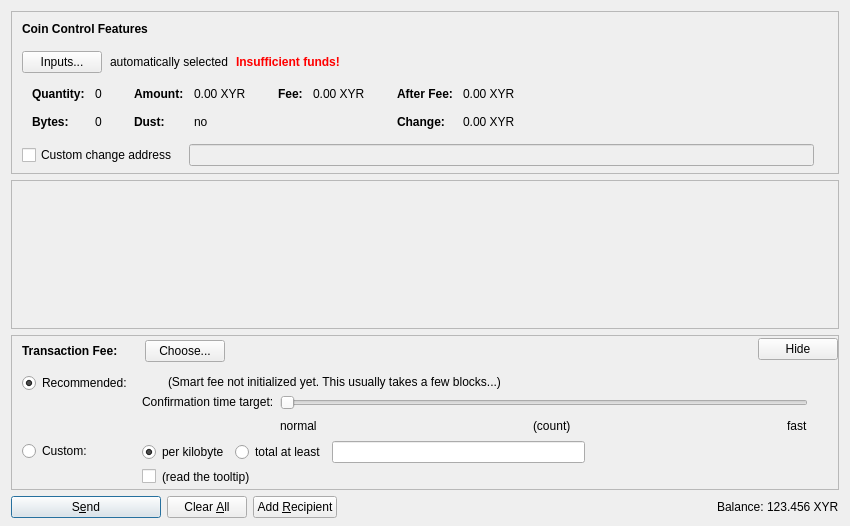
<?xml version="1.0" encoding="UTF-8"?>
<ui version="4.0">
 <class>SendCoinsDialog</class>
 <widget class="QDialog" name="SendCoinsDialog">
  <property name="geometry">
   <rect>
    <x>0</x>
    <y>0</y>
    <width>850</width>
    <height>526</height>
   </rect>
  </property>
  <property name="windowTitle">
   <string>Send Coins</string>
  </property>
  <layout class="QVBoxLayout" name="verticalLayout" stretch="0,1,0,0">
   <property name="bottomMargin">
    <number>8</number>
   </property>
   <item>
    <widget class="QFrame" name="frameCoinControl">
     <property name="sizePolicy">
      <sizepolicy hsizetype="Expanding" vsizetype="Expanding">
       <horstretch>0</horstretch>
       <verstretch>0</verstretch>
      </sizepolicy>
     </property>
     <property name="maximumSize">
      <size>
       <width>16777215</width>
       <height>16777215</height>
      </size>
     </property>
     <property name="frameShape">
      <enum>QFrame::StyledPanel</enum>
     </property>
     <property name="frameShadow">
      <enum>QFrame::Sunken</enum>
     </property>
     <layout class="QVBoxLayout" name="verticalLayoutCoinControl2">
      <property name="spacing">
       <number>0</number>
      </property>
      <property name="leftMargin">
       <number>0</number>
      </property>
      <property name="topMargin">
       <number>0</number>
      </property>
      <property name="rightMargin">
       <number>0</number>
      </property>
      <property name="bottomMargin">
       <number>6</number>
      </property>
      <item>
       <layout class="QVBoxLayout" name="verticalLayoutCoinControl" stretch="0,0,0,0,1">
        <property name="spacing">
         <number>0</number>
        </property>
        <property name="leftMargin">
         <number>10</number>
        </property>
        <property name="topMargin">
         <number>10</number>
        </property>
        <item>
         <layout class="QHBoxLayout" name="horizontalLayoutCoinControl1">
          <property name="bottomMargin">
           <number>15</number>
          </property>
          <item>
           <widget class="QLabel" name="labelCoinControlFeatures">
            <property name="sizePolicy">
             <sizepolicy hsizetype="Preferred" vsizetype="Maximum">
              <horstretch>0</horstretch>
              <verstretch>0</verstretch>
             </sizepolicy>
            </property>
            <property name="font">
             <font>
              <weight>75</weight>
              <bold>true</bold>
             </font>
            </property>
            <property name="styleSheet">
             <string notr="true">font-weight:bold;</string>
            </property>
            <property name="text">
             <string>Coin Control Features</string>
            </property>
           </widget>
          </item>
         </layout>
        </item>
        <item>
         <layout class="QHBoxLayout" name="horizontalLayoutCoinControl2" stretch="0,0,0,0">
          <property name="spacing">
           <number>8</number>
          </property>
          <property name="bottomMargin">
           <number>10</number>
          </property>
          <item>
           <widget class="QPushButton" name="pushButtonCoinControl">
            <property name="styleSheet">
             <string notr="true"/>
            </property>
            <property name="text">
             <string>Inputs...</string>
            </property>
            <property name="autoDefault">
             <bool>false</bool>
            </property>
           </widget>
          </item>
          <item>
           <widget class="QLabel" name="labelCoinControlAutomaticallySelected">
            <property name="text">
             <string>automatically selected</string>
            </property>
            <property name="margin">
             <number>5</number>
            </property>
           </widget>
          </item>
          <item>
           <widget class="QLabel" name="labelCoinControlInsuffFunds">
            <property name="font">
             <font>
              <weight>75</weight>
              <bold>true</bold>
             </font>
            </property>
            <property name="styleSheet">
             <string notr="true">color:red;font-weight:bold;</string>
            </property>
            <property name="text">
             <string>Insufficient funds!</string>
            </property>
            <property name="margin">
             <number>5</number>
            </property>
           </widget>
          </item>
          <item>
           <spacer name="horizontalSpacerCoinControl">
            <property name="orientation">
             <enum>Qt::Horizontal</enum>
            </property>
            <property name="sizeHint" stdset="0">
             <size>
              <width>40</width>
              <height>1</height>
             </size>
            </property>
           </spacer>
          </item>
         </layout>
        </item>
        <item>
         <widget class="QWidget" name="widgetCoinControl" native="true">
          <property name="sizePolicy">
           <sizepolicy hsizetype="Preferred" vsizetype="Preferred">
            <horstretch>0</horstretch>
            <verstretch>0</verstretch>
           </sizepolicy>
          </property>
          <property name="minimumSize">
           <size>
            <width>0</width>
            <height>0</height>
           </size>
          </property>
          <property name="styleSheet">
           <string notr="true"/>
          </property>
          <layout class="QHBoxLayout" name="horizontalLayoutCoinControl5">
           <property name="leftMargin">
            <number>0</number>
           </property>
           <property name="topMargin">
            <number>0</number>
           </property>
           <property name="rightMargin">
            <number>0</number>
           </property>
           <property name="bottomMargin">
            <number>0</number>
           </property>
           <item>
            <layout class="QHBoxLayout" name="horizontalLayoutCoinControl3" stretch="0,0,0,1">
             <property name="spacing">
              <number>20</number>
             </property>
             <property name="topMargin">
              <number>0</number>
             </property>
             <property name="bottomMargin">
              <number>10</number>
             </property>
             <item>
              <layout class="QFormLayout" name="formLayoutCoinControl1">
               <property name="horizontalSpacing">
                <number>10</number>
               </property>
               <property name="verticalSpacing">
                <number>14</number>
               </property>
               <property name="leftMargin">
                <number>10</number>
               </property>
               <property name="topMargin">
                <number>4</number>
               </property>
               <property name="rightMargin">
                <number>6</number>
               </property>
               <item row="0" column="0">
                <widget class="QLabel" name="labelCoinControlQuantityText">
                 <property name="font">
                  <font>
                   <weight>75</weight>
                   <bold>true</bold>
                  </font>
                 </property>
                 <property name="text">
                  <string>Quantity:</string>
                 </property>
                 <property name="margin">
                  <number>0</number>
                 </property>
                </widget>
               </item>
               <item row="0" column="1">
                <widget class="QLabel" name="labelCoinControlQuantity">
                 <property name="cursor">
                  <cursorShape>IBeamCursor</cursorShape>
                 </property>
                 <property name="contextMenuPolicy">
                  <enum>Qt::ActionsContextMenu</enum>
                 </property>
                 <property name="text">
                  <string notr="true">0</string>
                 </property>
                 <property name="margin">
                  <number>0</number>
                 </property>
                 <property name="textInteractionFlags">
                  <set>Qt::LinksAccessibleByMouse|Qt::TextSelectableByKeyboard|Qt::TextSelectableByMouse</set>
                 </property>
                </widget>
               </item>
               <item row="1" column="0">
                <widget class="QLabel" name="labelCoinControlBytesText">
                 <property name="font">
                  <font>
                   <weight>75</weight>
                   <bold>true</bold>
                  </font>
                 </property>
                 <property name="text">
                  <string>Bytes:</string>
                 </property>
                </widget>
               </item>
               <item row="1" column="1">
                <widget class="QLabel" name="labelCoinControlBytes">
                 <property name="cursor">
                  <cursorShape>IBeamCursor</cursorShape>
                 </property>
                 <property name="contextMenuPolicy">
                  <enum>Qt::ActionsContextMenu</enum>
                 </property>
                 <property name="text">
                  <string notr="true">0</string>
                 </property>
                 <property name="textInteractionFlags">
                  <set>Qt::LinksAccessibleByMouse|Qt::TextSelectableByKeyboard|Qt::TextSelectableByMouse</set>
                 </property>
                </widget>
               </item>
              </layout>
             </item>
             <item>
              <layout class="QFormLayout" name="formLayoutCoinControl2">
               <property name="horizontalSpacing">
                <number>10</number>
               </property>
               <property name="verticalSpacing">
                <number>14</number>
               </property>
               <property name="leftMargin">
                <number>6</number>
               </property>
               <property name="topMargin">
                <number>4</number>
               </property>
               <property name="rightMargin">
                <number>6</number>
               </property>
               <item row="0" column="0">
                <widget class="QLabel" name="labelCoinControlAmountText">
                 <property name="font">
                  <font>
                   <weight>75</weight>
                   <bold>true</bold>
                  </font>
                 </property>
                 <property name="text">
                  <string>Amount:</string>
                 </property>
                 <property name="margin">
                  <number>0</number>
                 </property>
                </widget>
               </item>
               <item row="0" column="1">
                <widget class="QLabel" name="labelCoinControlAmount">
                 <property name="cursor">
                  <cursorShape>IBeamCursor</cursorShape>
                 </property>
                 <property name="contextMenuPolicy">
                  <enum>Qt::ActionsContextMenu</enum>
                 </property>
                 <property name="text">
                  <string notr="true">0.00 XYR</string>
                 </property>
                 <property name="textInteractionFlags">
                  <set>Qt::LinksAccessibleByMouse|Qt::TextSelectableByKeyboard|Qt::TextSelectableByMouse</set>
                 </property>
                </widget>
               </item>
               <item row="1" column="0">
                <widget class="QLabel" name="labelCoinControlLowOutputText">
                 <property name="font">
                  <font>
                   <weight>75</weight>
                   <bold>true</bold>
                  </font>
                 </property>
                 <property name="text">
                  <string>Dust:</string>
                 </property>
                </widget>
               </item>
               <item row="1" column="1">
                <widget class="QLabel" name="labelCoinControlLowOutput">
                 <property name="cursor">
                  <cursorShape>IBeamCursor</cursorShape>
                 </property>
                 <property name="contextMenuPolicy">
                  <enum>Qt::ActionsContextMenu</enum>
                 </property>
                 <property name="text">
                  <string notr="true">no</string>
                 </property>
                 <property name="textInteractionFlags">
                  <set>Qt::LinksAccessibleByMouse|Qt::TextSelectableByKeyboard|Qt::TextSelectableByMouse</set>
                 </property>
                </widget>
               </item>
              </layout>
             </item>
             <item>
              <layout class="QFormLayout" name="formLayoutCoinControl3">
               <property name="horizontalSpacing">
                <number>10</number>
               </property>
               <property name="verticalSpacing">
                <number>14</number>
               </property>
               <property name="leftMargin">
                <number>6</number>
               </property>
               <property name="topMargin">
                <number>4</number>
               </property>
               <property name="rightMargin">
                <number>6</number>
               </property>
               <item row="0" column="0">
                <widget class="QLabel" name="labelCoinControlFeeText">
                 <property name="font">
                  <font>
                   <weight>75</weight>
                   <bold>true</bold>
                  </font>
                 </property>
                 <property name="text">
                  <string>Fee:</string>
                 </property>
                 <property name="margin">
                  <number>0</number>
                 </property>
                </widget>
               </item>
               <item row="0" column="1">
                <widget class="QLabel" name="labelCoinControlFee">
                 <property name="cursor">
                  <cursorShape>IBeamCursor</cursorShape>
                 </property>
                 <property name="contextMenuPolicy">
                  <enum>Qt::ActionsContextMenu</enum>
                 </property>
                 <property name="text">
                  <string notr="true">0.00 XYR</string>
                 </property>
                 <property name="textInteractionFlags">
                  <set>Qt::LinksAccessibleByMouse|Qt::TextSelectableByKeyboard|Qt::TextSelectableByMouse</set>
                 </property>
                </widget>
               </item>
              </layout>
             </item>
             <item>
              <layout class="QFormLayout" name="formLayoutCoinControl4">
               <property name="horizontalSpacing">
                <number>10</number>
               </property>
               <property name="verticalSpacing">
                <number>14</number>
               </property>
               <property name="leftMargin">
                <number>6</number>
               </property>
               <property name="topMargin">
                <number>4</number>
               </property>
               <property name="rightMargin">
                <number>6</number>
               </property>
               <item row="0" column="0">
                <widget class="QLabel" name="labelCoinControlAfterFeeText">
                 <property name="font">
                  <font>
                   <weight>75</weight>
                   <bold>true</bold>
                  </font>
                 </property>
                 <property name="text">
                  <string>After Fee:</string>
                 </property>
                 <property name="margin">
                  <number>0</number>
                 </property>
                </widget>
               </item>
               <item row="0" column="1">
                <widget class="QLabel" name="labelCoinControlAfterFee">
                 <property name="cursor">
                  <cursorShape>IBeamCursor</cursorShape>
                 </property>
                 <property name="contextMenuPolicy">
                  <enum>Qt::ActionsContextMenu</enum>
                 </property>
                 <property name="text">
                  <string notr="true">0.00 XYR</string>
                 </property>
                 <property name="textInteractionFlags">
                  <set>Qt::LinksAccessibleByMouse|Qt::TextSelectableByKeyboard|Qt::TextSelectableByMouse</set>
                 </property>
                </widget>
               </item>
               <item row="1" column="0">
                <widget class="QLabel" name="labelCoinControlChangeText">
                 <property name="font">
                  <font>
                   <weight>75</weight>
                   <bold>true</bold>
                  </font>
                 </property>
                 <property name="text">
                  <string>Change:</string>
                 </property>
                </widget>
               </item>
               <item row="1" column="1">
                <widget class="QLabel" name="labelCoinControlChange">
                 <property name="cursor">
                  <cursorShape>IBeamCursor</cursorShape>
                 </property>
                 <property name="contextMenuPolicy">
                  <enum>Qt::ActionsContextMenu</enum>
                 </property>
                 <property name="text">
                  <string notr="true">0.00 XYR</string>
                 </property>
                 <property name="textInteractionFlags">
                  <set>Qt::LinksAccessibleByMouse|Qt::TextSelectableByKeyboard|Qt::TextSelectableByMouse</set>
                 </property>
                </widget>
               </item>
              </layout>
             </item>
            </layout>
           </item>
          </layout>
         </widget>
        </item>
        <item>
         <layout class="QHBoxLayout" name="horizontalLayoutCoinControl4" stretch="0,0,0">
          <property name="spacing">
           <number>12</number>
          </property>
          <property name="sizeConstraint">
           <enum>QLayout::SetDefaultConstraint</enum>
          </property>
          <property name="topMargin">
           <number>5</number>
          </property>
          <property name="rightMargin">
           <number>5</number>
          </property>
          <item>
           <widget class="QCheckBox" name="checkBoxCoinControlChange">
            <property name="toolTip">
             <string>If this is activated, but the change address is empty or invalid, change will be sent to a newly generated address.</string>
            </property>
            <property name="text">
             <string>Custom change address</string>
            </property>
           </widget>
          </item>
          <item>
           <widget class="QValidatedLineEdit" name="lineEditCoinControlChange">
            <property name="enabled">
             <bool>false</bool>
            </property>
            <property name="sizePolicy">
             <sizepolicy hsizetype="Expanding" vsizetype="Fixed">
              <horstretch>0</horstretch>
              <verstretch>0</verstretch>
             </sizepolicy>
            </property>
           </widget>
          </item>
          <item>
           <widget class="QLabel" name="labelCoinControlChangeLabel">
            <property name="sizePolicy">
             <sizepolicy hsizetype="Preferred" vsizetype="Expanding">
              <horstretch>0</horstretch>
              <verstretch>0</verstretch>
             </sizepolicy>
            </property>
            <property name="minimumSize">
             <size>
              <width>0</width>
              <height>0</height>
             </size>
            </property>
            <property name="text">
             <string/>
            </property>
            <property name="margin">
             <number>3</number>
            </property>
           </widget>
          </item>
         </layout>
        </item>
        <item>
         <spacer name="verticalSpacerCoinControl">
          <property name="orientation">
           <enum>Qt::Vertical</enum>
          </property>
          <property name="sizeHint" stdset="0">
           <size>
            <width>800</width>
            <height>1</height>
           </size>
          </property>
         </spacer>
        </item>
       </layout>
      </item>
     </layout>
    </widget>
   </item>
   <item>
    <widget class="QScrollArea" name="scrollArea">
     <property name="widgetResizable">
      <bool>true</bool>
     </property>
     <widget class="QWidget" name="scrollAreaWidgetContents">
      <property name="geometry">
       <rect>
        <x>0</x>
        <y>0</y>
        <width>830</width>
        <height>104</height>
       </rect>
      </property>
      <layout class="QVBoxLayout" name="verticalLayout_2" stretch="0,1">
       <property name="leftMargin">
        <number>0</number>
       </property>
       <property name="topMargin">
        <number>0</number>
       </property>
       <property name="rightMargin">
        <number>0</number>
       </property>
       <property name="bottomMargin">
        <number>0</number>
       </property>
       <item>
        <layout class="QVBoxLayout" name="entries">
         <property name="spacing">
          <number>6</number>
         </property>
        </layout>
       </item>
       <item>
        <spacer name="verticalSpacer">
         <property name="orientation">
          <enum>Qt::Vertical</enum>
         </property>
         <property name="sizeHint" stdset="0">
          <size>
           <width>20</width>
           <height>40</height>
          </size>
         </property>
        </spacer>
       </item>
      </layout>
     </widget>
    </widget>
   </item>
   <item>
    <widget class="QFrame" name="frameFee">
     <property name="sizePolicy">
      <sizepolicy hsizetype="Expanding" vsizetype="Expanding">
       <horstretch>0</horstretch>
       <verstretch>0</verstretch>
      </sizepolicy>
     </property>
     <property name="maximumSize">
      <size>
       <width>16777215</width>
       <height>16777215</height>
      </size>
     </property>
     <property name="frameShape">
      <enum>QFrame::StyledPanel</enum>
     </property>
     <property name="frameShadow">
      <enum>QFrame::Sunken</enum>
     </property>
     <layout class="QVBoxLayout" name="verticalLayoutFee1">
      <property name="spacing">
       <number>0</number>
      </property>
      <property name="leftMargin">
       <number>0</number>
      </property>
      <property name="topMargin">
       <number>0</number>
      </property>
      <property name="rightMargin">
       <number>0</number>
      </property>
      <property name="bottomMargin">
       <number>0</number>
      </property>
      <item>
       <layout class="QVBoxLayout" name="verticalLayoutFee2" stretch="0,0,0">
        <property name="spacing">
         <number>0</number>
        </property>
        <property name="leftMargin">
         <number>10</number>
        </property>
        <property name="topMargin">
         <number>0</number>
        </property>
        <item>
         <layout class="QHBoxLayout" name="horizontalLayoutFee1">
          <property name="bottomMargin">
           <number>0</number>
          </property>
          <item>
           <layout class="QVBoxLayout" name="verticalLayoutFee7">
            <property name="spacing">
             <number>0</number>
            </property>
            <item>
             <spacer name="verticalSpacerSmartFee">
              <property name="orientation">
               <enum>Qt::Vertical</enum>
              </property>
              <property name="sizeType">
               <enum>QSizePolicy::Fixed</enum>
              </property>
              <property name="sizeHint" stdset="0">
               <size>
                <width>1</width>
                <height>4</height>
               </size>
              </property>
             </spacer>
            </item>
            <item>
             <layout class="QHBoxLayout" name="horizontalLayoutSmartFee">
              <property name="spacing">
               <number>10</number>
              </property>
              <item>
               <widget class="QLabel" name="labelFeeHeadline">
                <property name="sizePolicy">
                 <sizepolicy hsizetype="Preferred" vsizetype="Maximum">
                  <horstretch>0</horstretch>
                  <verstretch>0</verstretch>
                 </sizepolicy>
                </property>
                <property name="font">
                 <font>
                  <weight>75</weight>
                  <bold>true</bold>
                 </font>
                </property>
                <property name="styleSheet">
                 <string notr="true">font-weight:bold;</string>
                </property>
                <property name="text">
                 <string>Transaction Fee:</string>
                </property>
               </widget>
              </item>
              <item>
               <widget class="QLabel" name="labelFeeMinimized">
                <property name="text">
                 <string/>
                </property>
               </widget>
              </item>
              <item>
               <widget class="QPushButton" name="buttonChooseFee">
                <property name="text">
                 <string>Choose...</string>
                </property>
               </widget>
              </item>
             </layout>
            </item>
            <item>
             <spacer name="verticalSpacer_5">
              <property name="orientation">
               <enum>Qt::Vertical</enum>
              </property>
              <property name="sizeHint" stdset="0">
               <size>
                <width>1</width>
                <height>1</height>
               </size>
              </property>
             </spacer>
            </item>
           </layout>
          </item>
          <item>
           <spacer name="horizontalSpacer_4">
            <property name="orientation">
             <enum>Qt::Horizontal</enum>
            </property>
            <property name="sizeHint" stdset="0">
             <size>
              <width>40</width>
              <height>20</height>
             </size>
            </property>
           </spacer>
          </item>
          <item>
           <widget class="QPushButton" name="buttonMinimizeFee">
            <property name="toolTip">
             <string>collapse fee-settings</string>
            </property>
            <property name="text">
             <string>Hide</string>
            </property>
           </widget>
          </item>
         </layout>
        </item>
        <item>
         <widget class="QFrame" name="frameFeeSelection">
          <layout class="QVBoxLayout" name="verticalLayoutFee12">
           <property name="spacing">
            <number>0</number>
           </property>
           <property name="leftMargin">
            <number>0</number>
           </property>
           <property name="topMargin">
            <number>0</number>
           </property>
           <property name="rightMargin">
            <number>0</number>
           </property>
           <property name="bottomMargin">
            <number>0</number>
           </property>
           <item>
            <layout class="QGridLayout" name="gridLayoutFee">
             <property name="topMargin">
              <number>10</number>
             </property>
             <property name="bottomMargin">
              <number>4</number>
             </property>
             <property name="horizontalSpacing">
              <number>10</number>
             </property>
             <property name="verticalSpacing">
              <number>4</number>
             </property>
             <item row="1" column="1">
              <layout class="QVBoxLayout" name="verticalLayoutFee8">
               <property name="spacing">
                <number>6</number>
               </property>
               <item>
                <layout class="QHBoxLayout" name="horizontalLayoutFee13">
                 <item>
                  <widget class="QRadioButton" name="radioCustomPerKilobyte">
                   <property name="toolTip">
                    <string>If the custom fee is set to 1000 satoshis and the transaction is only 250 bytes, then &quot;per kilobyte&quot; only pays 250 satoshis in fee, while &quot;total at least&quot; pays 1000 satoshis. For transactions bigger than a kilobyte both pay by kilobyte.</string>
                   </property>
                   <property name="text">
                    <string>per kilobyte</string>
                   </property>
                   <property name="checked">
                    <bool>true</bool>
                   </property>
                   <attribute name="buttonGroup">
                    <string notr="true">groupCustomFee</string>
                   </attribute>
                  </widget>
                 </item>
                 <item>
                  <widget class="QRadioButton" name="radioCustomAtLeast">
                   <property name="toolTip">
                    <string>If the custom fee is set to 1000 satoshis and the transaction is only 250 bytes, then &quot;per kilobyte&quot; only pays 250 satoshis in fee, while &quot;total at least&quot; pays 1000 satoshis. For transactions bigger than a kilobyte both pay by kilobyte.</string>
                   </property>
                   <property name="text">
                    <string>total at least</string>
                   </property>
                   <attribute name="buttonGroup">
                    <string notr="true">groupCustomFee</string>
                   </attribute>
                  </widget>
                 </item>
                 <item>
                  <widget class="BitcoinAmountField" name="customFee"/>
                 </item>
                 <item>
                  <spacer name="horizontalSpacer_6">
                   <property name="orientation">
                    <enum>Qt::Horizontal</enum>
                   </property>
                   <property name="sizeHint" stdset="0">
                    <size>
                     <width>1</width>
                     <height>1</height>
                    </size>
                   </property>
                  </spacer>
                 </item>
                </layout>
               </item>
               <item>
                <layout class="QHBoxLayout" name="horizontalLayoutFee8">
                 <item>
                  <widget class="QCheckBox" name="checkBoxMinimumFee">
                   <property name="toolTip">
                    <string>Paying only the minimum fee is just fine as long as there is less transaction volume than space in the blocks. But be aware that this can end up in a never confirming transaction once there is more demand for xeyra transactions than the network can process.</string>
                   </property>
                   <property name="text">
                    <string/>
                   </property>
                  </widget>
                 </item>
                 <item>
                  <widget class="QLabel" name="labelMinFeeWarning">
                   <property name="enabled">
                    <bool>true</bool>
                   </property>
                   <property name="toolTip">
                    <string>Paying only the minimum fee is just fine as long as there is less transaction volume than space in the blocks. But be aware that this can end up in a never confirming transaction once there is more demand for xeyra transactions than the network can process.</string>
                   </property>
                   <property name="text">
                    <string>(read the tooltip)</string>
                   </property>
                   <property name="margin">
                    <number>5</number>
                   </property>
                  </widget>
                 </item>
                 <item>
                  <spacer name="horizontalSpacer_2">
                   <property name="orientation">
                    <enum>Qt::Horizontal</enum>
                   </property>
                   <property name="sizeHint" stdset="0">
                    <size>
                     <width>1</width>
                     <height>1</height>
                    </size>
                   </property>
                  </spacer>
                 </item>
                </layout>
               </item>
              </layout>
             </item>
             <item row="0" column="0">
              <layout class="QVBoxLayout" name="verticalLayoutFee4" stretch="0,1">
               <item>
                <widget class="QRadioButton" name="radioSmartFee">
                 <property name="text">
                  <string>Recommended:</string>
                 </property>
                 <property name="checked">
                  <bool>true</bool>
                 </property>
                 <attribute name="buttonGroup">
                  <string notr="true">groupFee</string>
                 </attribute>
                </widget>
               </item>
               <item>
                <spacer name="verticalSpacer_2">
                 <property name="orientation">
                  <enum>Qt::Vertical</enum>
                 </property>
                 <property name="sizeHint" stdset="0">
                  <size>
                   <width>1</width>
                   <height>1</height>
                  </size>
                 </property>
                </spacer>
               </item>
              </layout>
             </item>
             <item row="1" column="0">
              <layout class="QVBoxLayout" name="verticalLayoutFee9" stretch="0,1">
               <item>
                <widget class="QRadioButton" name="radioCustomFee">
                 <property name="text">
                  <string>Custom:</string>
                 </property>
                 <attribute name="buttonGroup">
                  <string notr="true">groupFee</string>
                 </attribute>
                </widget>
               </item>
               <item>
                <spacer name="verticalSpacer_6">
                 <property name="orientation">
                  <enum>Qt::Vertical</enum>
                 </property>
                 <property name="sizeHint" stdset="0">
                  <size>
                   <width>1</width>
                   <height>1</height>
                  </size>
                 </property>
                </spacer>
               </item>
              </layout>
             </item>
             <item row="0" column="1">
              <layout class="QVBoxLayout" name="verticalLayoutFee3" stretch="0,0,1">
               <property name="spacing">
                <number>6</number>
               </property>
               <property name="topMargin">
                <number>2</number>
               </property>
               <item>
                <layout class="QHBoxLayout" name="horizontalLayoutFee12">
                 <item>
                  <widget class="QLabel" name="labelSmartFee">
                   <property name="text">
                    <string/>
                   </property>
                   <property name="margin">
                    <number>2</number>
                   </property>
                  </widget>
                 </item>
                 <item>
                  <widget class="QLabel" name="labelFeeEstimation">
                   <property name="text">
                    <string/>
                   </property>
                  </widget>
                 </item>
                 <item>
                  <widget class="QLabel" name="labelSmartFee2">
                   <property name="text">
                    <string>(Smart fee not initialized yet. This usually takes a few blocks...)</string>
                   </property>
                   <property name="margin">
                    <number>2</number>
                   </property>
                  </widget>
                 </item>
                 <item>
                  <spacer name="horizontalSpacer_5">
                   <property name="orientation">
                    <enum>Qt::Horizontal</enum>
                   </property>
                   <property name="sizeHint" stdset="0">
                    <size>
                     <width>1</width>
                     <height>1</height>
                    </size>
                   </property>
                  </spacer>
                 </item>
                </layout>
               </item>
               <item>
                <layout class="QHBoxLayout" name="horizontalLayoutFee9">
                 <item>
                  <layout class="QVBoxLayout" name="verticalLayoutFee6">
                   <item>
                    <widget class="QLabel" name="labelSmartFee3">
                     <property name="text">
                      <string>Confirmation time target:</string>
                     </property>
                     <property name="margin">
                      <number>2</number>
                     </property>
                    </widget>
                   </item>
                   <item>
                    <spacer name="verticalSpacer_3">
                     <property name="orientation">
                      <enum>Qt::Vertical</enum>
                     </property>
                     <property name="sizeHint" stdset="0">
                      <size>
                       <width>1</width>
                       <height>1</height>
                      </size>
                     </property>
                    </spacer>
                   </item>
                  </layout>
                 </item>
                 <item>
                  <layout class="QVBoxLayout" name="verticalLayoutFee5">
                   <property name="rightMargin">
                    <number>30</number>
                   </property>
                   <item>
                    <widget class="QSlider" name="sliderSmartFee">
                     <property name="minimum">
                      <number>0</number>
                     </property>
                     <property name="maximum">
                      <number>23</number>
                     </property>
                     <property name="pageStep">
                      <number>1</number>
                     </property>
                     <property name="value">
                      <number>0</number>
                     </property>
                     <property name="orientation">
                      <enum>Qt::Horizontal</enum>
                     </property>
                     <property name="invertedAppearance">
                      <bool>false</bool>
                     </property>
                     <property name="invertedControls">
                      <bool>false</bool>
                     </property>
                     <property name="tickPosition">
                      <enum>QSlider::NoTicks</enum>
                     </property>
                    </widget>
                   </item>
                   <item>
                    <layout class="QHBoxLayout" name="horizontalLayoutFee10">
                     <item>
                      <widget class="QLabel" name="labelSmartFeeNormal">
                       <property name="text">
                        <string>normal</string>
                       </property>
                      </widget>
                     </item>
                     <item>
                      <spacer name="horizontalSpacer_7">
                       <property name="orientation">
                        <enum>Qt::Horizontal</enum>
                       </property>
                       <property name="sizeHint" stdset="0">
                        <size>
                         <width>40</width>
                         <height>20</height>
                        </size>
                       </property>
                      </spacer>
                     </item>
                     <item>
                      <widget class="QLabel" name="confirmationTargetLabel">
                       <property name="text">
                        <string notr="true">(count)</string>
                       </property>
                      </widget>
                     </item>
                     <item>
                      <spacer name="horizontalSpacer_3">
                       <property name="orientation">
                        <enum>Qt::Horizontal</enum>
                       </property>
                       <property name="sizeHint" stdset="0">
                        <size>
                         <width>40</width>
                         <height>20</height>
                        </size>
                       </property>
                      </spacer>
                     </item>
                     <item>
                      <widget class="QLabel" name="labelSmartFeeFast">
                       <property name="text">
                        <string>fast</string>
                       </property>
                      </widget>
                     </item>
                    </layout>
                   </item>
                  </layout>
                 </item>
                </layout>
               </item>
               <item>
                <spacer name="verticalSpacer_4">
                 <property name="orientation">
                  <enum>Qt::Vertical</enum>
                 </property>
                 <property name="sizeHint" stdset="0">
                  <size>
                   <width>1</width>
                   <height>1</height>
                  </size>
                 </property>
                </spacer>
               </item>
              </layout>
             </item>
            </layout>
           </item>
          </layout>
         </widget>
        </item>
        <item>
         <spacer name="verticalSpacerFee">
          <property name="orientation">
           <enum>Qt::Vertical</enum>
          </property>
          <property name="sizeHint" stdset="0">
           <size>
            <width>800</width>
            <height>1</height>
           </size>
          </property>
         </spacer>
        </item>
       </layout>
      </item>
     </layout>
    </widget>
   </item>
   <item>
    <layout class="QHBoxLayout" name="horizontalLayout">
     <item>
      <widget class="QPushButton" name="sendButton">
       <property name="minimumSize">
        <size>
         <width>150</width>
         <height>0</height>
        </size>
       </property>
       <property name="toolTip">
        <string>Confirm the send action</string>
       </property>
       <property name="text">
        <string>S&amp;end</string>
       </property>
       <property name="icon">
        <iconset resource="../bitcoin.qrc">
         <normaloff>:/icons/send</normaloff>:/icons/send</iconset>
       </property>
       <property name="autoDefault">
        <bool>false</bool>
       </property>
       <property name="default">
        <bool>true</bool>
       </property>
      </widget>
     </item>
     <item>
      <widget class="QPushButton" name="clearButton">
       <property name="sizePolicy">
        <sizepolicy hsizetype="Minimum" vsizetype="Fixed">
         <horstretch>0</horstretch>
         <verstretch>0</verstretch>
        </sizepolicy>
       </property>
       <property name="toolTip">
        <string>Clear all fields of the form.</string>
       </property>
       <property name="text">
        <string>Clear &amp;All</string>
       </property>
       <property name="icon">
        <iconset resource="../bitcoin.qrc">
         <normaloff>:/icons/remove</normaloff>:/icons/remove</iconset>
       </property>
       <property name="autoDefault">
        <bool>false</bool>
       </property>
      </widget>
     </item>
     <item>
      <widget class="QPushButton" name="addButton">
       <property name="toolTip">
        <string>Send to multiple recipients at once</string>
       </property>
       <property name="text">
        <string>Add &amp;Recipient</string>
       </property>
       <property name="icon">
        <iconset resource="../bitcoin.qrc">
         <normaloff>:/icons/add</normaloff>:/icons/add</iconset>
       </property>
       <property name="autoDefault">
        <bool>false</bool>
       </property>
      </widget>
     </item>
     <item>
      <spacer name="horizontalSpacer">
       <property name="orientation">
        <enum>Qt::Horizontal</enum>
       </property>
       <property name="sizeHint" stdset="0">
        <size>
         <width>40</width>
         <height>20</height>
        </size>
       </property>
      </spacer>
     </item>
     <item>
      <layout class="QHBoxLayout" name="horizontalLayout_2">
       <property name="spacing">
        <number>3</number>
       </property>
       <item>
        <widget class="QLabel" name="label">
         <property name="sizePolicy">
          <sizepolicy hsizetype="Preferred" vsizetype="Fixed">
           <horstretch>0</horstretch>
           <verstretch>0</verstretch>
          </sizepolicy>
         </property>
         <property name="text">
          <string>Balance:</string>
         </property>
        </widget>
       </item>
       <item>
        <widget class="QLabel" name="labelBalance">
         <property name="sizePolicy">
          <sizepolicy hsizetype="Preferred" vsizetype="Fixed">
           <horstretch>0</horstretch>
           <verstretch>0</verstretch>
          </sizepolicy>
         </property>
         <property name="cursor">
          <cursorShape>IBeamCursor</cursorShape>
         </property>
         <property name="text">
          <string notr="true">123.456 XYR</string>
         </property>
         <property name="textInteractionFlags">
          <set>Qt::LinksAccessibleByMouse|Qt::TextSelectableByKeyboard|Qt::TextSelectableByMouse</set>
         </property>
        </widget>
       </item>
      </layout>
     </item>
    </layout>
   </item>
  </layout>
 </widget>
 <customwidgets>
  <customwidget>
   <class>QValidatedLineEdit</class>
   <extends>QLineEdit</extends>
   <header>qvalidatedlineedit.h</header>
  </customwidget>
  <customwidget>
   <class>BitcoinAmountField</class>
   <extends>QLineEdit</extends>
   <header>bitcoinamountfield.h</header>
   <container>1</container>
  </customwidget>
 </customwidgets>
 <resources>
  <include location="../bitcoin.qrc"/>
 </resources>
 <connections/>
 <buttongroups>
  <buttongroup name="groupFee"/>
  <buttongroup name="groupCustomFee"/>
 </buttongroups>
</ui>
